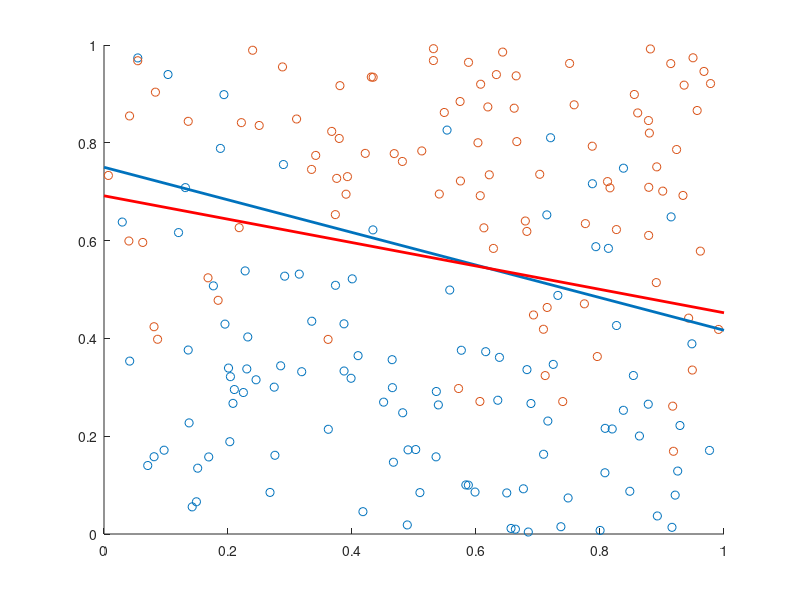

MATLAB code for this plot: (Note: this script raises an error after producing the figure.)
function dist_simple
% compares a single (centralized) run of dual averaging vs. distributed
close all;
n = 9000;
x = rand(2,n);
wtrue = [2 6]';
btrue = -4.5;
eta = 1./(1+exp(wtrue'*x + btrue*ones(1,n)));
y = binornd(ones(1,n),eta);

xsc = x(:, 1:200);
ysc = y(1:200);

scatter(xsc(1,find(ysc==1)), xsc(2,find(ysc==1)), 'bo');
hold on;
scatter(xsc(1,find(ysc==0)), xsc(2,find(ysc==0)), 'rx');
hp0 = -btrue/wtrue(2);
hp1 = -(btrue+wtrue(1))/wtrue(2);
plot([0 1], [hp0 hp1], 'Linewidth', 2);
axis([0 1 0 1]);

alphafun = @(t)(1 / t);
max_iter = 10000;
[c_theta, c_theta_hist, c_iter, c_ll, c_llhist] = dualdescent(x(:,1:1000), y(1:1000), alphafun, 0.001, max_iter);

     hp0 = -c_theta(1)/c_theta(3);
     hp1 = -(c_theta(1)+c_theta(2))/c_theta(3);
     plot([0 1], [hp0 hp1], 'Linewidth', 2, 'Color', 'r');
   
% generate state for distributed method
nodes = 9;
bigP = gen_cycle(nodes);
oldzvec = zeros(3, nodes);
samp_per_node = n/nodes;
sumconverged = 0;
for i = 1:nodes
    nodex = x(:, 1+samp_per_node*(i-1) : samp_per_node*i);
    nodey = y(1+samp_per_node*(i-1) : samp_per_node*i);
    nodedata(i) = distddinit(nodex, nodey, 0.001, 10000, alphafun, bigP(i, :));
end
llhist = zeros(nodes, 1);

% run distributed method
while (nodedata(1).iter < max_iter && sumconverged < nodes)
    newzvec = zeros(3, nodes);
    sumconverged = 0;
    ll = zeros(i, 1);
    for i = 1:nodes
        [nodedata(i), newz, converged] = distddstep(nodedata(i), oldzvec);
        sumconverged = sumconverged + converged;
        newzvec(:, i) = newz;
        ll(i) = nodedata(i).llprev;
    end
    llhist = [llhist ll];
    oldzvec = newzvec;
end

theta = nodedata(1).theta;
hp0 = -theta(1)/theta(3);
hp1 = -(theta(1)+theta(2))/theta(3);
plot([0 1], [hp0 hp1], 'Linewidth', 2, 'Color', 'g');
legend('', '', 'Actual parameters', 'Dual averaging', 'Distributed DA');

% calculate ll over all data for comparison, using distributed theta
p = 1 ./ (1 + exp(nodedata(1).theta' * [ones(1, n); x]));
p(p < 1e-7) = 1e-7; % avoid NaN in ll calculation
p(p > 1-1e-7) = 1-1e-7;
ll = sum(y .* log(p) + (1-y) .* log(1-p));

fprintf('distributed DD iterations = %d, avg ll = %f\n', nodedata(1).iter,ll);

% plot of evolution of estimation of theta(1) across all nodes & non-distr.
data = ones(1, nodedata(1).iter) * c_theta_hist(1, c_iter);
data(1:c_iter) = c_theta_hist(1, :);

for i = 1:3
    data = [data;nodedata(i).theta_hist(1, :)];
end
figure;
plot(data');
axis([0 150 -30 20]);
title('Convergence of single-node vs. distributed DA descent');
legend('Single-node', 'distributed, node 1', 'distributed, node 2', 'distributed, node 3');
xlabel('Iterations');
ylabel('Values');

figure;
data = ones(1, nodedata(1).iter) * c_llhist(1, c_iter);
data(1:c_iter) = c_llhist(1, :);
for i = 1:nodes
    data = [data;nodedata(i).llhist(1, :)];
end
avgdata = [data(1, 1:200); mean(data(2:end, 1:200))];
semilogy(avgdata');
title('Log-likelihood behavior');
xlabel('Iterations');
ylabel('Log-likelihood');
legend('Single-node', 'Distributed');
end

function [theta, theta_hist, iter, ll, llhist] = dualdescent(x, y, alphafun, precision, max_iter)
    [d, n] = size(x);    
    x = [ones(1, n); x]; % extend x with the intercept term
    d = d + 1;
    theta = zeros(d, 1); % initial values for theta0/offset; theta1/x1; theta2/x2    
    llprev = 1e9;
    lldelta = 1;
    llhist = 0;
    theta_hist = theta;
    
    iter = 1;
    daz = zeros(d, 1); % dual averaging initial iterates    
    while lldelta > precision && iter < max_iter
        p = 1 ./ (1 + exp(theta' * x));
        p(p < 1e-7) = 1e-7; % avoid NaN in ll calculation
        p(p > 1-1e-7) = 1-1e-7;
        ll = sum(y .* log(p) + (1-y) .* log(1-p));
        
        grad = x * (p - y)';
        daz = daz - grad;
        alpha = alphafun(iter);
        theta = (-alpha / 2) * daz;
        
        lldelta = abs(ll - llprev);
        llprev = ll;
        llhist = [llhist ll];
        theta_hist = [theta_hist theta];
        iter = iter + 1;  
    end
    fprintf('single-node DD iterations = %d, ll = %f\n', iter, ll);
end